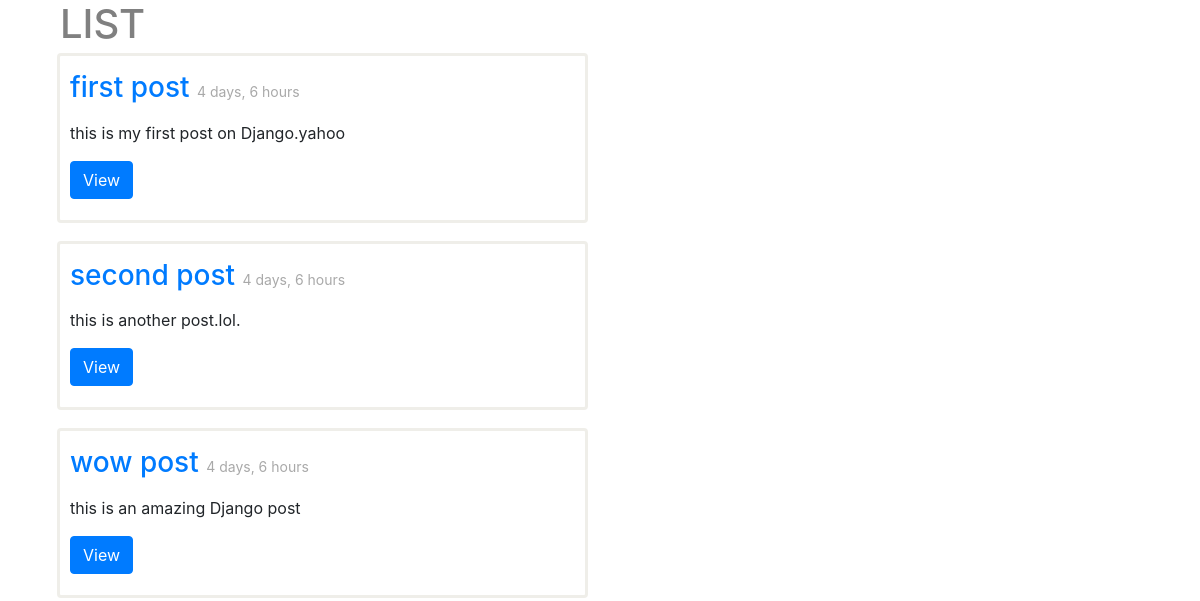
The app's page /, older data.
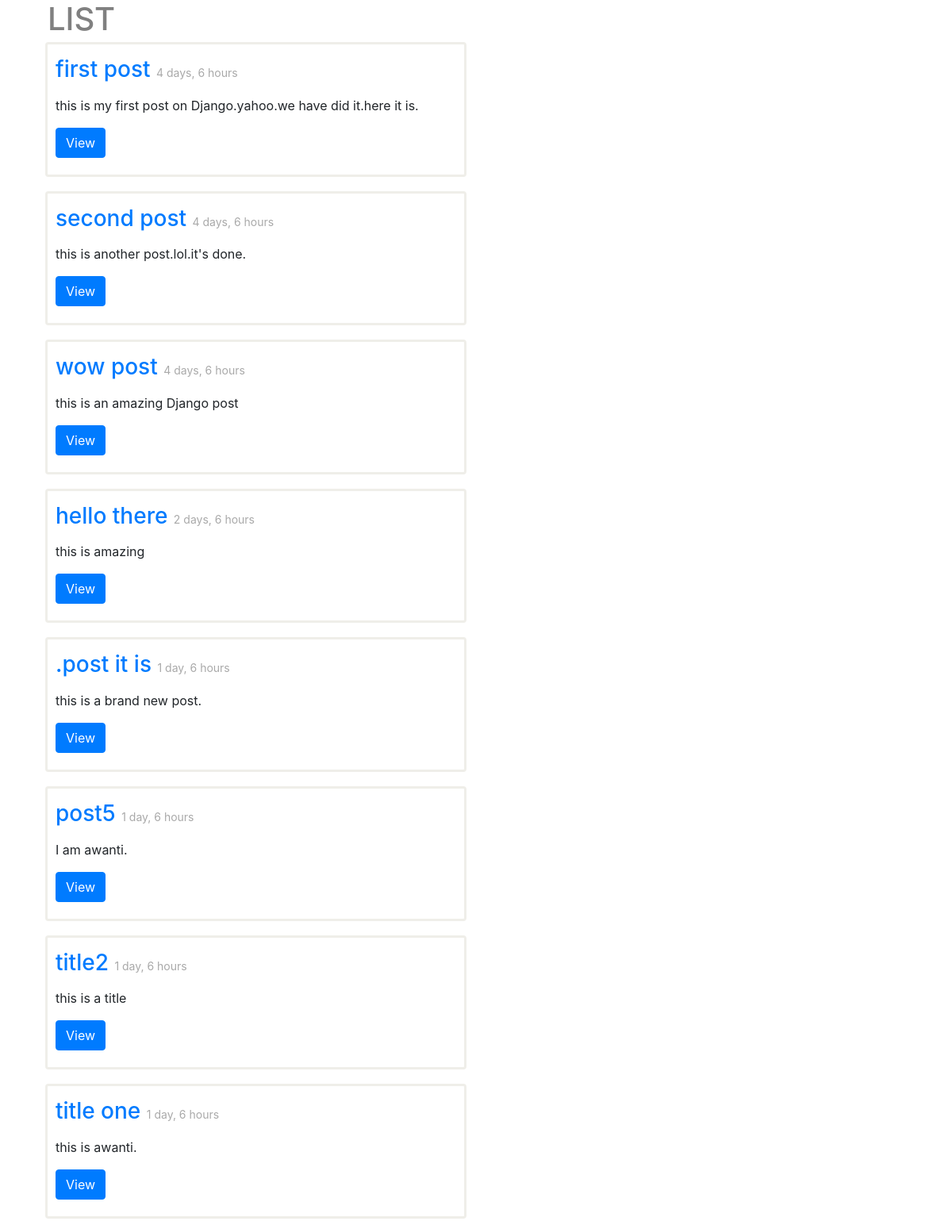
The same page, newer data.
### posts/models.py (models this page shows, shortened)
class Post(models.Model):
    title = models.CharField(max_length= 250)
    content = models.TextField()
    timestamp = models.DateField(auto_now=False,auto_now_add=True)
    updated = models.DateField(auto_now=True,auto_now_add=False)

### posts/views.py (the view)
# urls.py: url(r'^$',views.post_list,name="list"),
def post_list(request):
    queryset = Post.objects.all()
    context= {
        "object_list":queryset,
        "title": "LIST"
    }
    return render(request, 'post_list.html',context)

### posts/templates/post_list.html
{% extends "base.html" %}
{% block content %}
<div class="col-sm-6 col-sm-offset-3">
<h1>{{ title }}</h1>
<div class="row">
 {% for obj in object_list %}
        <div class="col-sm-12 abc">
            <div class="thumbnail">
             <div class="caption">
                <h3><a href="{% url "posts:detail" id=obj.id %}">{{ obj.title }} <small>{{ obj.timestamp|timesince }}</small></a></h3>
                <p>{{ obj.content |linebreaks|truncatechars:120}}</p>
                 <p><a href="{% url "posts:detail" id=obj.id %}" class="btn btn-primary" role="button">View</a></p>
             </div>
            </div>
        <br>
        </div>
 {% endfor %}
</div>
</div>
{% endblock content %}

### posts/templates/base.html (shortened to what this page needs)
{% load staticfiles %}
<!DOCTYPE html>
<html lang="en">
<head>
    <link rel="stylesheet" href="https://stackpath.bootstrapcdn.com/bootstrap/4.1.0/css/bootstrap.min.css"
>
    <link rel="stylesheet" href="{% static 'css/base.css' %}">
</head>
<body>
<div class="container">
    {% block content %}{% endblock content %}
</div>
</body>
</html>

### posts/static/css/base.css (style rules this page uses)
h1 { color:grey; }
small { font-size: 14px; color:darkgray; }
.thumbnail { outline-style:solid; outline-color: rgba(220, 218, 206, 0.45); border-radius: 1px; }
.caption { padding-top: 15px; padding-bottom:5px; padding-left: 10px; padding-right: 10px; }

Row changes from the older to the newer data that the page shows:
changed Post "first post": content "this is my first post on Django.yahoo" → "this is my first post on Django.yahoo.we have did it.here it is."
changed Post "second post": content "this is another post.lol." → "this is another post.lol.it's done."
added Post: title "hello there", timestamp "2 days, 6 hours", content "this is amazing"
added Post: title ".post it is", timestamp "1 day, 6 hours", content "this is a brand new post."
added Post: title "post5", timestamp "1 day, 6 hours", content "I am awanti."
added Post: title "title2", timestamp "1 day, 6 hours", content "this is a title"
added Post: title "title one", timestamp "1 day, 6 hours", content "this is awanti."
